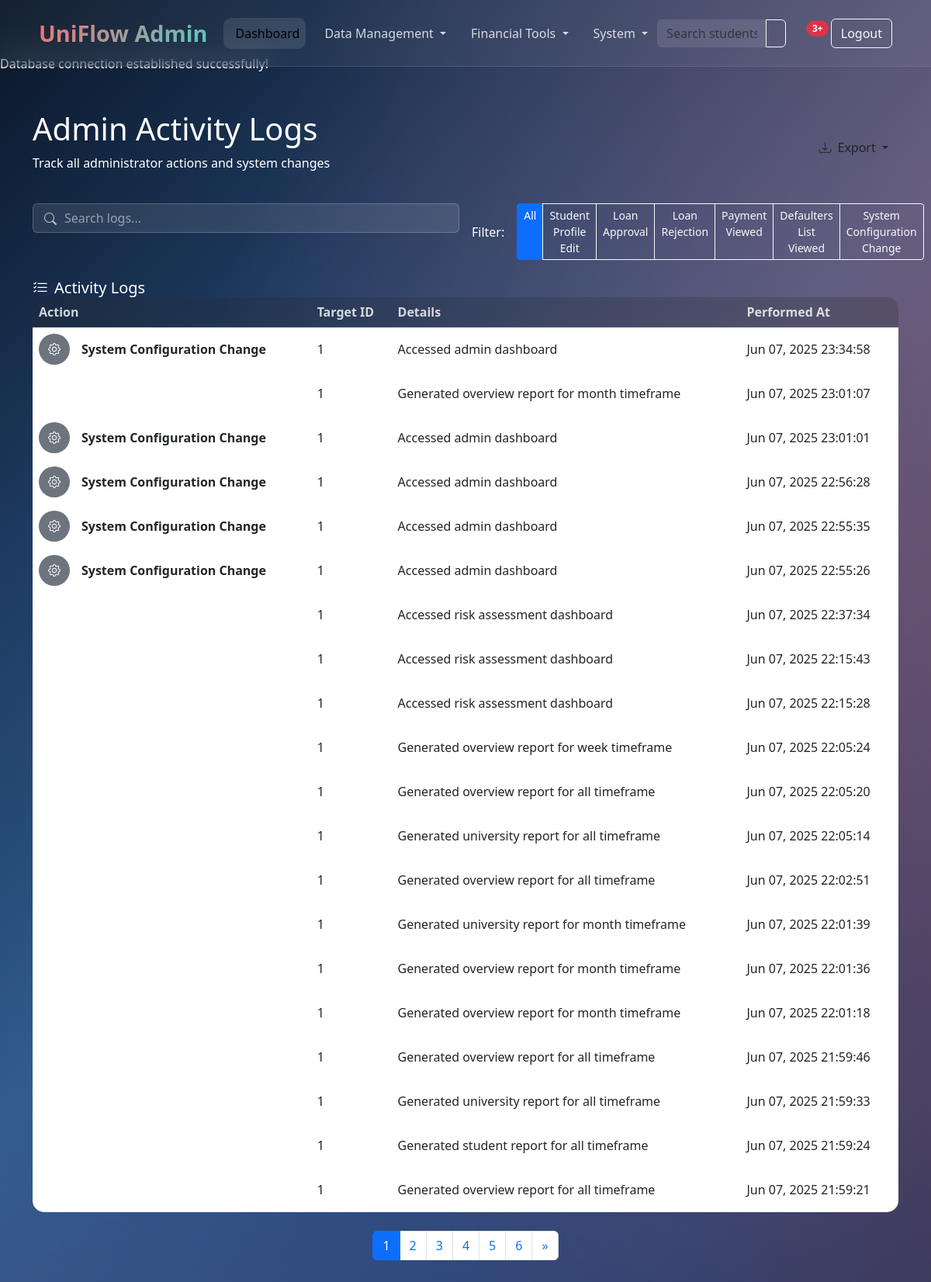
Page /admin/admin_logs.php (signed in) on the committed database.
### tables this page shows
CREATE TABLE `admin_logs` (
  `id` int(11) NOT NULL,
  `action_type` enum('student_edit','loan_approve','loan_reject','payment_view','defaulters_view','system_change') NOT NULL,
  `target_id` int(11) DEFAULT NULL,
  `details` text DEFAULT NULL,
  `performed_at` timestamp NOT NULL DEFAULT current_timestamp()
);

### admin/admin_logs.php (the view, shortened to what this page needs)
<?php
$pdo = DatabaseConnection::getInstance()->getConnection();
$filter = isset($_GET['filter']) ? $_GET['filter'] : 'all';
$search = isset($_GET['search']) ? trim($_GET['search']) : '';
$query = "SELECT * FROM admin_logs";
$params = [];
$query .= " ORDER BY performed_at DESC";
$logs_per_page = 20;
$page = isset($_GET['page']) ? (int)$_GET['page'] : 1;
$offset = ($page - 1) * $logs_per_page;
$count_query = "SELECT COUNT(*) FROM ($query) AS total";
$stmt = $pdo->prepare($count_query);
$stmt->execute($params);
$total_logs = $stmt->fetchColumn();
$total_pages = ceil($total_logs / $logs_per_page);
$query .= " LIMIT $logs_per_page OFFSET $offset";
$stmt = $pdo->prepare($query);
$stmt->execute($params);
$logs = $stmt->fetchAll(PDO::FETCH_ASSOC);
$action_descriptions = [
    'student_edit' => 'Student Profile Edit',
    'loan_approve' => 'Loan Approval',
    'loan_reject' => 'Loan Rejection',
    'payment_view' => 'Payment Viewed',
    'defaulters_view' => 'Defaulters List Viewed',
    'system_change' => 'System Configuration Change'
];
?>
<!DOCTYPE html>
<html lang="en">
<head>
    <link href="https://cdn.jsdelivr.net/npm/bootstrap@5.3.0/dist/css/bootstrap.min.css" rel="stylesheet">
    <link rel="stylesheet" href="https://cdn.jsdelivr.net/npm/bootstrap-icons@1.10.0/font/bootstrap-icons.css">
</head>
<body>
    <?php include $_SERVER['DOCUMENT_ROOT'] . '/Uniflow/admin/navbar.php'; ?>
    <div class="container py-5">
        <div class="welcome-section glass mb-4">
            <div class="row align-items-center">
                <div class="col-md-8">
                    <h1 class="welcome-title">Admin Activity Logs</h1>
                    <p class="welcome-subtitle">Track all administrator actions and system changes</p>
                </div>
                <div class="col-md-4 text-end">
                    <div class="dropdown">
                        <button class="btn btn-outline-custom dropdown-toggle" type="button" id="exportDropdown" data-bs-toggle="dropdown" aria-expanded="false">
                            <i class="bi bi-download me-2"></i>Export
                        </button>
                    </div>
                </div>
            </div>
        </div>
        <div class="dashboard-card glass visible mb-4">
            <div class="card-body">
                <form method="GET" class="row g-3">
                    <div class="col-md-6">
                        <div class="search-box">
                            <i class="bi bi-search"></i>
                            <input type="text" class="form-control" name="search" placeholder="Search logs..." value="<?php echo htmlspecialchars($search); ?>">
                        </div>
                    </div>
                    <div class="col-md-6">
                        <div class="d-flex align-items-center">
                            <span class="me-3">Filter:</span>
                            <div class="btn-group" role="group">
                                <a href="?filter=all" class="btn btn-sm <?php echo $filter === 'all' ? 'btn-primary' : 'btn-outline-light'; ?>">All</a>
                                <?php foreach ($action_descriptions as $type => $desc): ?>
                                    <a href="?filter=<?php echo $type; ?>" class="btn btn-sm <?php echo $filter === $type ? 'btn-primary' : 'btn-outline-light'; ?>">
                                        <?php echo $desc; ?>
                                    </a>
                                <?php endforeach; ?>
                            </div>
                        </div>
                    </div>
                </form>
            </div>
        </div>
        <div class="dashboard-card glass visible mb-4">
            <div class="card-header">
                <h5 class="mb-0"><i class="bi bi-list-check me-2"></i>Activity Logs</h5>
            </div>
            <div class="card-body">
                <?php if (!empty($logs)): ?>
                    <div class="table-responsive">
                        <table class="table table-hover">
                            <thead>
                                <tr>
                                    <th>Action</th>
                                    <th>Target ID</th>
                                    <th>Details</th>
                                    <th>Performed At</th>
                                </tr>
                            </thead>
                            <tbody>
                                <?php foreach ($logs as $log): ?>
                                    <tr>
                                        <td>
                                            <div class="d-flex align-items-center">
                                                <div class="action-icon action-<?php echo $log['action_type']; ?>">
                                                    <?php
                                                    $icon = '';
                                                    switch($log['action_type']) {
                                                        case 'system_change': $icon = 'bi-gear'; break;
                                                        default: $icon = 'bi-activity';
                                                    }
                                                    ?>
                                                    <i class="bi <?php echo $icon; ?>"></i>
                                                </div>
                                                <div>
                                                    <strong><?php echo $action_descriptions[$log['action_type']] ?? ucfirst(str_replace('_', ' ', $log['action_type'])); ?></strong>
                                                </div>
                                            </div>
                                        </td>
                                        <td><?php echo $log['target_id'] ?: 'N/A'; ?></td>
                                        <td><?php echo $log['details'] ?: 'No details provided'; ?></td>
                                        <td><?php echo date('M d, Y H:i:s', strtotime($log['performed_at'])); ?></td>
                                    </tr>
                                <?php endforeach; ?>
                            </tbody>
                        </table>
                    </div>
                    <nav aria-label="Logs pagination">
                        <ul class="pagination justify-content-center mt-4">
                            <?php for ($i = 1; $i <= $total_pages; $i++): ?>
                                <li class="page-item <?php echo $i == $page ? 'active' : ''; ?>">
                                    <a class="page-link" href="?page=<?php echo $i; ?>&filter=<?php echo $filter; ?>&search=<?php echo urlencode($search); ?>"><?php echo $i; ?></a>
                                </li>
                            <?php endfor; ?>
                            <?php if ($page < $total_pages): ?>
                                <li class="page-item">
                                    <a class="page-link" href="?page=<?php echo $page+1; ?>&filter=<?php echo $filter; ?>&search=<?php echo urlencode($search); ?>" aria-label="Next">
                                        <span aria-hidden="true">&raquo;</span>
                                    </a>
                                </li>
                            <?php endif; ?>
                        </ul>
                    </nav>
                <?php endif; ?>
            </div>
        </div>
    </div>
</body>
</html>

### admin/navbar.php (shortened to what this page needs)
<?php
$isLoggedIn = isset($_SESSION['admin_id']) && isset($_SESSION['username']);
$username = $isLoggedIn ? $_SESSION['username'] : '';
$adminInitial = $isLoggedIn ? strtoupper(substr($username, 0, 1)) : '';
?>
<nav class="navbar navbar-expand-lg navbar-custom fixed-top">
    <div class="container">
        <a class="navbar-brand" href="dashboard.php">
            <i class="fas fa-university me-2"></i>UniFlow Admin
        </a>
        <div class="collapse navbar-collapse" id="navbarContent">
            <ul class="navbar-nav me-auto mb-2 mb-lg-0">
                <li class="nav-item">
                    <a class="nav-link active" href="dashboard.php">
                        <i class="fas fa-tachometer-alt me-2"></i>Dashboard
                    </a>
                </li>
                <li class="nav-item dropdown">
                    <a class="nav-link dropdown-toggle" href="#" id="dataManagementDropdown" role="button"
                       data-bs-toggle="dropdown" aria-expanded="false">
                        <i class="fas fa-database me-2"></i>Data Management
                    </a>
                </li>
                <li class="nav-item dropdown">
                    <a class="nav-link dropdown-toggle" href="#" id="financialDropdown" role="button"
                       data-bs-toggle="dropdown" aria-expanded="false">
                        <i class="fas fa-chart-line me-2"></i>Financial Tools
                    </a>
                </li>
                <li class="nav-item dropdown">
                    <a class="nav-link dropdown-toggle" href="#" id="systemDropdown" role="button"
                       data-bs-toggle="dropdown" aria-expanded="false">
                        <i class="fas fa-server me-2"></i>System
                    </a>
                </li>
            </ul>
            <div class="d-flex align-items-center">
                <div class="input-group me-3 d-none d-lg-flex">
                    <input type="text" class="form-control glass" placeholder="Search students/loans..."
                           style="background: rgba(255,255,255,0.1); color: white; border: none;">
                    <button class="btn btn-outline-light" type="button">
                    </button>
                </div>
                <div class="dropdown me-3">
                    <a class="btn btn-link text-white position-relative" href="#" role="button"
                       id="notificationsDropdown" data-bs-toggle="dropdown" aria-expanded="false">
                        <span class="position-absolute top-0 start-100 translate-middle badge rounded-pill bg-danger">
                            3+
                        </span>
                    </a>
                </div>
                <?php if ($isLoggedIn): ?>
                <div class="dropdown">
                    <a class="btn btn-link text-white d-flex align-items-center" href="#" role="button"
                       id="adminDropdown" data-bs-toggle="dropdown" aria-expanded="false">
                        <div class="me-2 d-none d-lg-block text-end">
                            <div class="fw-bold"><?= htmlspecialchars($username) ?></div>
                            <div class="small text-muted">System Administrator</div>
                        </div>
                        <div class="avatar bg-primary text-white" style="width: 36px; height: 36px; line-height: 36px;">
                            <?= $adminInitial ?>
                        </div>
                    </a>
                    <ul class="dropdown-menu dropdown-menu-end glass-dark" aria-labelledby="adminDropdown">
                        <li><a class="dropdown-item" href="admin_profile.php">
                            <i class="fas fa-user-shield me-2"></i>Admin Profile
                        </a></li>
                        <li><a class="dropdown-item" href="system_config.php">
                            <i class="fas fa-tools me-2"></i>System Settings
                        </a></li>
                        <li><hr class="dropdown-divider"></li>
                        <li><a class="dropdown-item" href="logout.php">
                            <i class="fas fa-sign-out-alt me-2"></i>Logout
                        </a></li>
                    </ul>
                </div>
                <?php else: ?>
                <div class="d-flex">
                    <a href="logout.php" class="btn btn-outline-light me-2">Logout</a>
                </div>
                <?php endif; ?>
            </div>
        </div>
    </div>
</nav>

### admin/admin_logs.php (style rules this page uses)
* { margin: 0; padding: 0; box-sizing: border-box; }
body { font-family: 'Segoe UI', system-ui, -apple-system, sans-serif; overflow-x: hidden; background: linear-gradient(135deg, #0a1628 0%, #1e3a5f 25%, #2d5a87 50%, #1e3a5f 75%, #0a1628 100%); background-attachment: fixed; min-height: 100vh; color: white; padding-top: 70px; }
.navbar-custom { background: rgba(255, 255, 255, 0.05); backdrop-filter: blur(20px); border-bottom: 1px solid rgba(255, 255, 255, 0.1); padding: 1rem 0; }
.navbar-brand { font-size: 1.8rem; font-weight: 800; background: linear-gradient(135deg, #FF6B6B, #4ECDC4); -webkit-background-clip: text; -webkit-text-fill-color: transparent; background-clip: text; }
.action-icon { width: 40px; height: 40px; border-radius: 50%; display: flex; align-items: center; justify-content: center; margin-right: 15px; color: white; }
.action-system_change { background-color: #6C757D; }
.search-box { position: relative; }
.search-box .bi { position: absolute; top: 12px; left: 15px; color: rgba(255, 255, 255, 0.7); }
.search-box input { padding-left: 40px; background: rgba(255, 255, 255, 0.1); border: 1px solid rgba(255, 255, 255, 0.2); color: white; }
.search-box input::placeholder { color: rgba(255, 255, 255, 0.5); }
.table-responsive { border-radius: 15px; overflow: hidden; }
.table { background: rgba(255, 255, 255, 0.05); margin-bottom: 0; }
.table th { background: rgba(0, 0, 0, 0.2); color: rgba(255, 255, 255, 0.8); border-bottom: 1px solid rgba(255, 255, 255, 0.1); }
.table td { border-bottom: 1px solid rgba(255, 255, 255, 0.05); vertical-align: middle; }

### admin/navbar.php (style rules this page uses)
.navbar-custom { background: rgba(255, 255, 255, 0.05); backdrop-filter: blur(20px); border-bottom: 1px solid rgba(255, 255, 255, 0.1); padding: 1rem 0; transition: all 0.3s ease; }
.navbar-brand { font-size: 1.8rem; font-weight: 800; background: linear-gradient(135deg, #FF6B6B, #4ECDC4); -webkit-background-clip: text; -webkit-text-fill-color: transparent; background-clip: text; }
.nav-link { color: rgba(255, 255, 255, 0.8); font-weight: 500; padding: 0.5rem 1rem; margin: 0 0.25rem; border-radius: 10px; transition: all 0.3s ease; }
.nav-link:hover, .nav-link.active { color: white; background: rgba(255, 255, 255, 0.1); }

### rows in the picture
admin_logs: action_type "System Configuration Change", target "1", details "Accessed admin dashboard", performed_at "Jun 07, 2025 23:34:58"
admin_logs: target "1", details "Generated overview report for month timeframe", performed_at "Jun 07, 2025 23:01:07"
admin_logs: action_type "System Configuration Change", target "1", details "Accessed admin dashboard", performed_at "Jun 07, 2025 23:01:01"
admin_logs: action_type "System Configuration Change", target "1", details "Accessed admin dashboard", performed_at "Jun 07, 2025 22:56:28"
admin_logs: action_type "System Configuration Change", target "1", details "Accessed admin dashboard", performed_at "Jun 07, 2025 22:55:35"
admin_logs: action_type "System Configuration Change", target "1", details "Accessed admin dashboard", performed_at "Jun 07, 2025 22:55:26"
admin_logs: target "1", details "Accessed risk assessment dashboard", performed_at "Jun 07, 2025 22:37:34"
admin_logs: target "1", details "Accessed risk assessment dashboard", performed_at "Jun 07, 2025 22:15:43"
admin_logs: target "1", details "Accessed risk assessment dashboard", performed_at "Jun 07, 2025 22:15:28"
admin_logs: target "1", details "Generated overview report for week timeframe", performed_at "Jun 07, 2025 22:05:24"
admin_logs: target "1", details "Generated overview report for all timeframe", performed_at "Jun 07, 2025 22:05:20"
admin_logs: target "1", details "Generated university report for all timeframe", performed_at "Jun 07, 2025 22:05:14"
admin_logs: target "1", details "Generated overview report for all timeframe", performed_at "Jun 07, 2025 22:02:51"
admin_logs: target "1", details "Generated university report for month timeframe", performed_at "Jun 07, 2025 22:01:39"
admin_logs: target "1", details "Generated overview report for month timeframe", performed_at "Jun 07, 2025 22:01:36"
admin_logs: target "1", details "Generated overview report for month timeframe", performed_at "Jun 07, 2025 22:01:18"
admin_logs: target "1", details "Generated overview report for all timeframe", performed_at "Jun 07, 2025 21:59:46"
admin_logs: target "1", details "Generated university report for all timeframe", performed_at "Jun 07, 2025 21:59:33"
admin_logs: target "1", details "Generated student report for all timeframe", performed_at "Jun 07, 2025 21:59:24"
admin_logs: target "1", details "Generated overview report for all timeframe", performed_at "Jun 07, 2025 21:59:21"

### other values in the picture
$desc "Student Profile Edit"
$desc "Loan Approval"
$desc "Loan Rejection"
$desc "Payment Viewed"
$desc "Defaulters List Viewed"
$desc "System Configuration Change"
